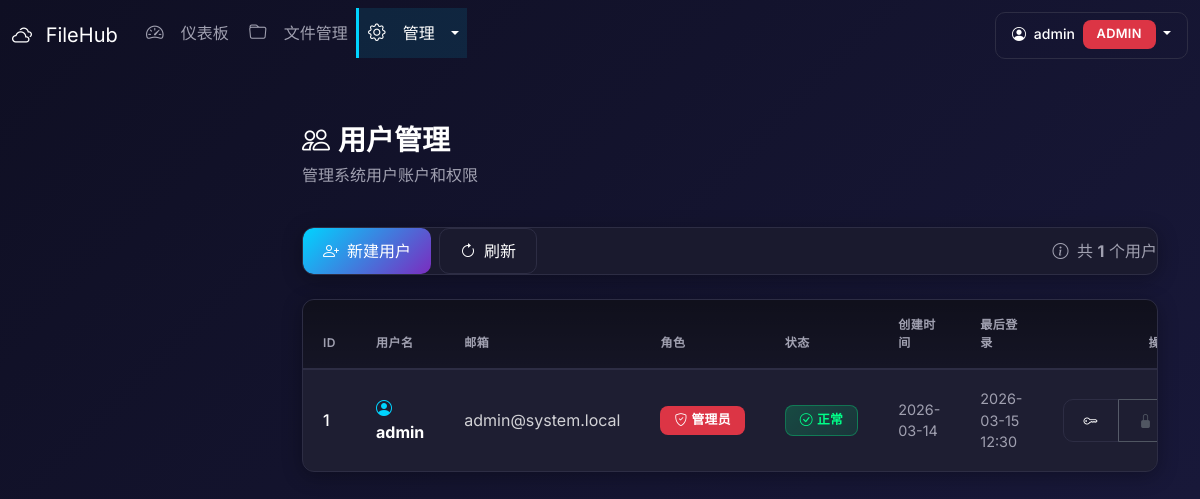
The app's page /admin/users (signed in), older data.
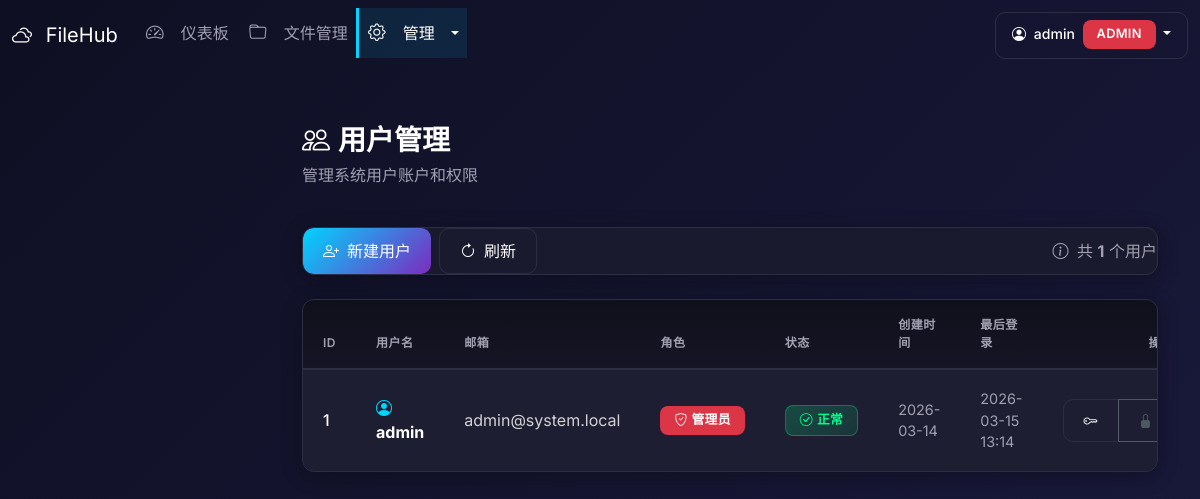
The same page, newer data.
### database.py (models this page shows, shortened)
class User(Base):
    __tablename__ = 'users'
    id = Column(Integer, primary_key=True, autoincrement=True)
    username = Column(String(50), unique=True, nullable=False, index=True)
    password_hash = Column(String(255), nullable=False)
    email = Column(String(100), unique=True, nullable=True)
    role = Column(String(20), default='user')  # user, admin
    is_active = Column(Boolean, default=True)
    created_at = Column(DateTime, default=datetime.now)
    updated_at = Column(DateTime, default=datetime.now, onupdate=datetime.now)
    last_login = Column(DateTime, nullable=True)
    permissions = relationship('Permission', back_populates='user', cascade='all, delete-orphan', foreign_keys='Permission.user_id', lazy='joined')
    audit_logs = relationship('AuditLog', back_populates='user', cascade='all, delete-orphan')

### app.py (the view)
@app.route('/admin/users')
@login_required
@admin_required
def admin_users():
    users = get_all_users()
    return render_template('admin/users.html', users=users)

### auth.py (called while the page is built)
def get_user_by_id(user_id):
    db = get_session()
    try:
        return db.query(User).filter(User.id == user_id).first()
    finally:
        db.close()

def get_all_users():
    db = get_session()
    try:
        return db.query(User).order_by(User.created_at.desc()).all()
    finally:
        db.close()

def login_required(f):
    @wraps(f)
    def decorated_function(*args, **kwargs):
        if 'user_id' not in session:
            if request.path.startswith('/api/'):
                return jsonify({'success': False, 'error': '请先登录'}), 401
            flash('请先登录', 'warning')
            return redirect(url_for('login', next=request.url))
        return f(*args, **kwargs)
    return decorated_function

### database.py (called while the page is built)
def get_session():
    return Session()

### templates/admin/users.html (shortened to what the changed rows need)
{% extends "base.html" %}
{% block content %}
<div class="row mb-4">
    <div class="col-12">
        <h2 class="page-title">
            <i class="bi bi-people me-2"></i>用户管理
        </h2>
    </div>
</div>
<div class="content-card">
    <div class="card-body-custom">
        <div class="table-responsive">
            <table class="table table-hover">
                <thead>
                    <tr>
                        <th>ID</th>
                        <th>用户名</th>
                        <th>邮箱</th>
                        <th>角色</th>
                        <th>状态</th>
                        <th>创建时间</th>
                        <th>最后登录</th>
                        <th class="text-end">操作</th>
                    </tr>
                </thead>
                <tbody>
                    {% for user in users %}
                    <tr>
                        <td style="color: #fff;">{{ user.id }}</td>
                        <td>
                            <i class="bi bi-person-circle me-2" style="color: #00d4ff;"></i>
                            <strong style="color: #fff;">{{ user.username }}</strong>
                        </td>
                        <td style="color: rgba(255,255,255,0.8);">{{ user.email or '-' }}</td>
                        <td>
                            {% if user.role == 'admin' %}
                            <span class="badge bg-danger"><i class="bi bi-shield-check me-1"></i>管理员</span>
                            {% else %}
                            <span class="badge bg-secondary"><i class="bi bi-person me-1"></i>普通用户</span>
                            {% endif %}
                        </td>
                        <td>
                            {% if user.is_active %}
                            <span class="badge bg-success"><i class="bi bi-check-circle me-1"></i>正常</span>
                            {% else %}
                            <span class="badge bg-danger"><i class="bi bi-x-circle me-1"></i>禁用</span>
                            {% endif %}
                        </td>
                        <td class="text-muted small">
                            {{ user.created_at.strftime('%Y-%m-%d') if user.created_at else '-' }}
                        </td>
                        <td class="text-muted small">
                            {{ user.last_login.strftime('%Y-%m-%d %H:%M') if user.last_login else '从未' }}
                        </td>
                        <td class="text-end">
                            <div class="btn-group btn-group-sm">
                                <a href="{{ url_for('admin_permissions_user', user_id=user.id) }}"
                                   class="btn btn-outline-light" title="权限管理">
                                    <i class="bi bi-key"></i>
                                </a>
                                {% if user.id != session.user_id %}
                                <button class="btn btn-outline-light"
                                        onclick="toggleUserStatus({{ user.id }}, {{ 'true' if user.is_active else 'false' }})"
                                        title="{{ '禁用' if user.is_active else '启用' }}">
                                    <i class="bi bi-{{ 'lock' if user.is_active else 'unlock' }}"></i>
                                </button>
                                {% else %}
                                <button class="btn btn-outline-secondary" disabled title="不能禁用自己">
                                    <i class="bi bi-lock-fill"></i>
                                </button>
                                {% endif %}
                            </div>
                        </td>
                    </tr>
                    {% endfor %}
                </tbody>
            </table>
        </div>
    </div>
</div>
{% endblock %}

Row changes from the older to the newer data that the page shows:
changed User "admin": last_login "2026-03-15 12:30" → "2026-03-15 13:14"
